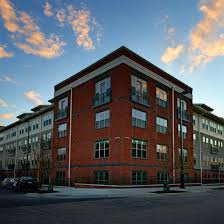
%> input picture cw2/images.jpg, 224 x 224 px
$ octave main2.m   (GNU Octave 9; MATLAB toolbox functions it lacks are replaced by stand-ins)
%> lines starting %> are read from the running program, lines starting %| are printed output that depends on the picture
%% Q1. Matching

% 1) Manual
img = im2double(imread('C:\Users\akaishuu\Desktop\images.jpg'));
imshow(img);
img=img(:,:,1);
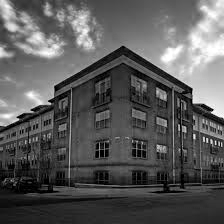
%> img: size 224x224 double; min 0, max 1, mean 0.351
sigma=1;
%[X1,Y1] = ginput(5); % get interest points in imgA
% [X2,Y2] = ginput(5); % get interest points in imgB

%% 2) Automatic
% a) Harris points detector
[dx, dy] = meshgrid(-1 :1,-1:1); % x derivative matrix
% compute derivative of img (correlation between kernel and img)
Ix = conv2(img, dx, 'same');
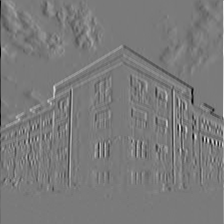
%> Ix: size 224x224 double; min -2.74, max 2.95, mean -0.00246; drawn with min black and max white
Iy = conv2(img, dy, 'same');
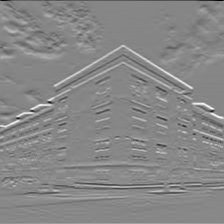
%> Iy: size 224x224 double; min -2.69, max 2.38, mean 0.00278; drawn with min black and max white

h = fspecial('gaussian',max(1, fix(6*sigma)),sigma);
% autocorrelation matrix
Ix2 = Ix.^2;
Iy2 = Iy.^2;
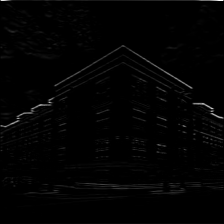
%> Iy2: size 224x224 double; min 0, max 7.26, mean 0.0863; drawn with min black and max white
Ixy = Ix.*Iy;
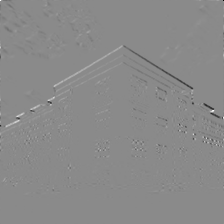
%> Ixy: size 224x224 double; min -3.23, max 2.72, mean -0.00341; drawn with min black and max white

Sx2 = conv2(Ix2, h, 'same');
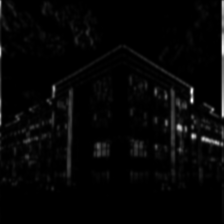
%> Sx2: size 224x224 double; min 0, max 3.29, mean 0.0829; drawn with min black and max white
Sy2 = conv2(Iy2, h, 'same');
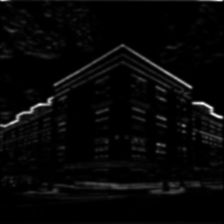
%> Sy2: size 224x224 double; min 0, max 2.81, mean 0.0828; drawn with min black and max white
Sxy = conv2(Ixy, h, 'same');
%%
height = size(img,1);
%> height = 224
width = size(img,2);
%> width = 224
for i = 1:height
    for j = 1:width
        % Define at each pixel(i, j) the matrix M
%> (the run ends here)

$ run again, with cw2/1.jpg copied over cw2/images.jpg
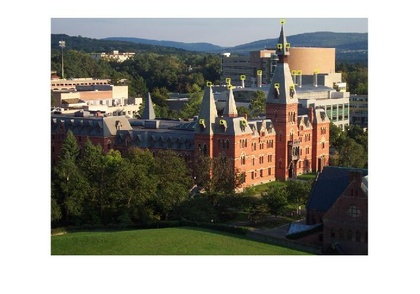
%> input picture cw2/1.jpg, 420 x 294 px, shrunk from 706 x 495 before the run
%> `Sy2 = conv2(Iy2, h, 'same');`:
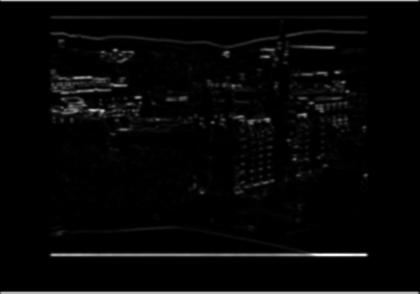
%> Sy2: size 294x420 double; min 0, max 4.38, mean 0.124; drawn with min black and max white
%> `Sxy = conv2(Ixy, h, 'same');`:
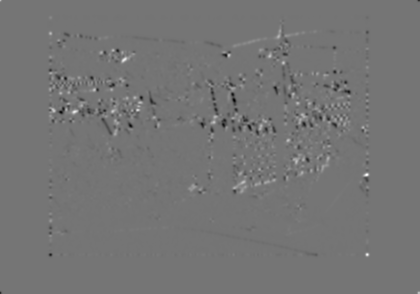
%> Sxy: size 294x420 double; min -0.816, max 0.961, mean -0.00126; drawn with min black and max white

$ run again, with cw2/2.jpg copied over cw2/images.jpg
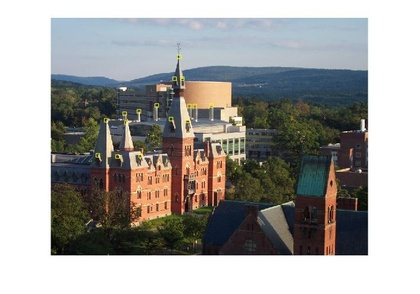
%> input picture cw2/2.jpg, 420 x 294 px, shrunk from 706 x 495 before the run
%> `Ixy = Ix.*Iy;`:
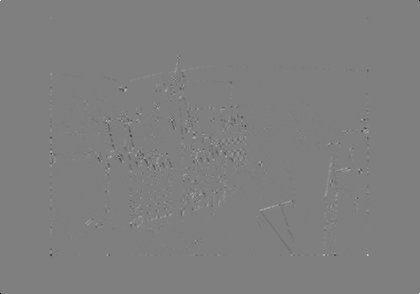
%> Ixy: size 294x420 double; min -4, max 4, mean -0.000558; drawn with min black and max white
%> `Sy2 = conv2(Iy2, h, 'same');`:
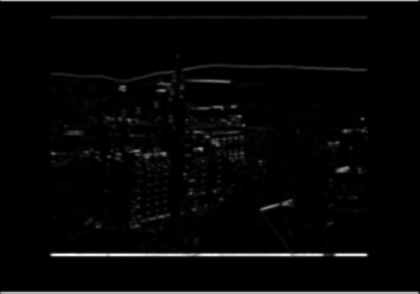
%> Sy2: size 294x420 double; min 0, max 4.51, mean 0.115; drawn with min black and max white

$ run again, with cw2/FD1.JPG copied over cw2/images.jpg
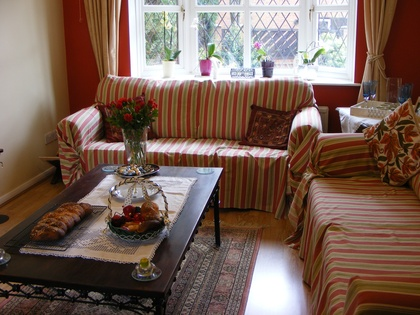
%> input picture cw2/FD1.JPG, 420 x 315 px, shrunk from 3072 x 2304 before the run
%> `Sxy = conv2(Ixy, h, 'same');`:
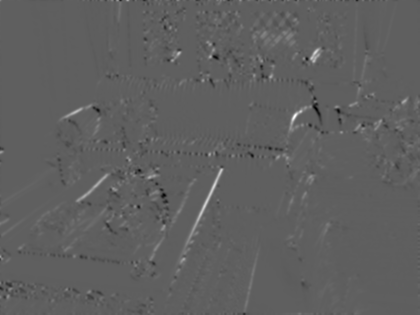
%> Sxy: size 315x420 double; min -0.623, max 1.05, mean 0.00489; drawn with min black and max white
